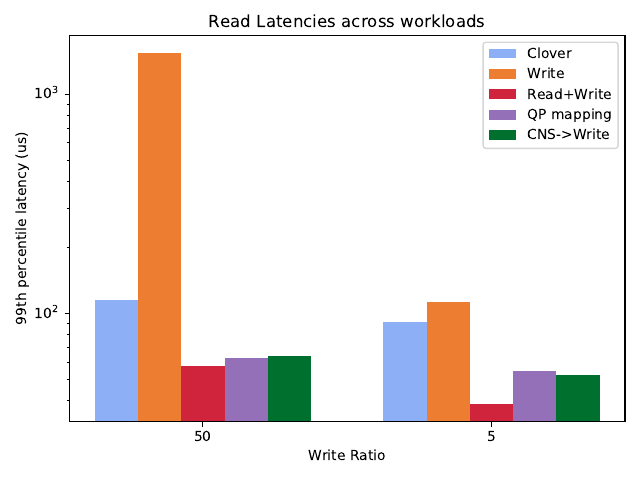

Reproduce this figure in Python.
import matplotlib.pyplot as plt
import numpy as np

def div_thousand (list):
    return [val /1000.0 for val in list]


cns_color='#00702eff'                     #indigo
qp_mapping_color='#9470b9ff'              #ruby
read_write_steering_color='#cf243cff'     #alice
write_steering_color='#ed7d31ff'          #kelly
default_clover_color='#8caff6ff'          #Coral 

labels = ['50', '5'] 
clover = [115577.12,91306.62999999989,]
write = [1541449.1100000017, 112736.24000000022,]
read_write = [57773.0,38589.0]
qp = [62902.0199999999,54734.0,]
cns = [63986.14000000013,52214.0,]

clover=div_thousand(clover)
write=div_thousand(write)
read_write=div_thousand(read_write)
qp=div_thousand(qp)
cns=div_thousand(cns)


x = np.arange(len(labels))  # the label locations
width = 0.15  # the width of the bars

div=1

fig, ax = plt.subplots()
rects0 = ax.bar(x - (2*width), clover, width, label='Clover',color=default_clover_color)
rects1 = ax.bar(x - width, write, width, label='Write',color=write_steering_color)
rects2 = ax.bar(x, read_write, width, label='Read+Write',color=read_write_steering_color)
rects3 = ax.bar(x + width, qp, width, label='QP mapping',color=qp_mapping_color)
rects4 = ax.bar(x + (2*width), cns, width, label='CNS->Write',color=cns_color)


# Add some text for labels, title and custom x-axis tick labels, etc.
ax.set_ylabel('99th percentile latency (us)')
ax.set_title('Read Latencies across workloads')
ax.set_xticks(x)
ax.set_xticklabels(labels)
ax.set_xlabel("Write Ratio")
ax.set_yscale("log")
ax.legend()


#ax.bar_label(rects1, padding=3)
#//ax.bar_label(rects2, padding=3)
figure_name="summary_read"
plt.tight_layout()
plt.savefig(figure_name+'.pdf')
plt.savefig(figure_name+'.png')